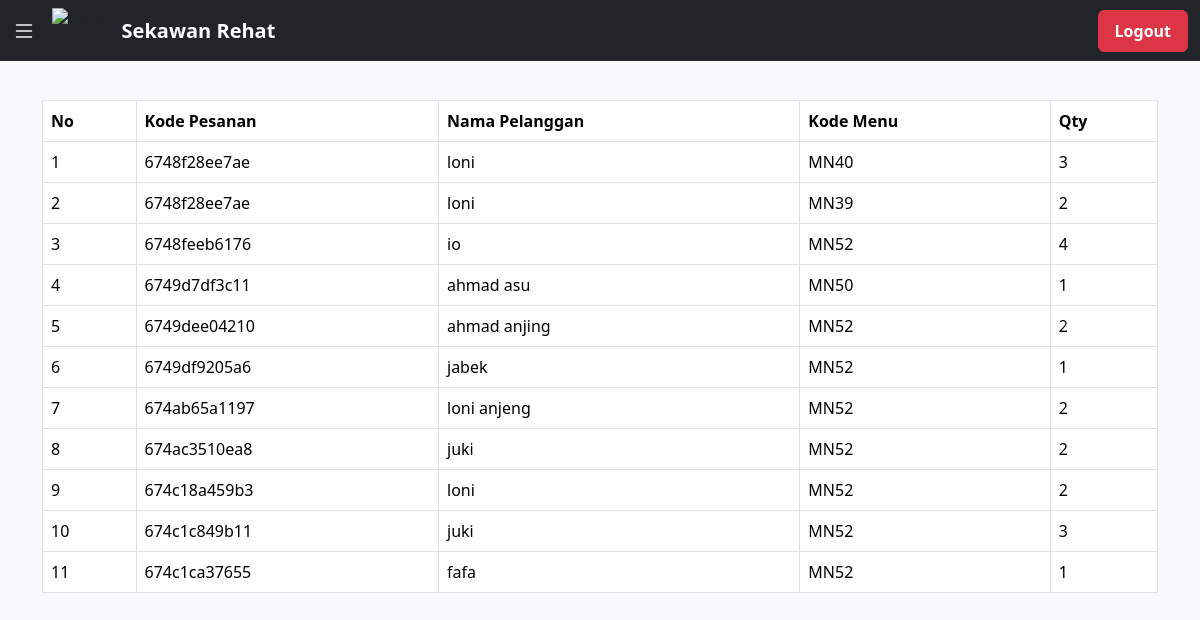
Page /index.php?pesanan (signed in) on the committed database.
### tables this page shows
CREATE TABLE `transaksi` (
  `id_transaksi` int(11) NOT NULL,
  `kode_pesanan` varchar(12) NOT NULL,
  `nama_pelanggan` varchar(50) NOT NULL,
  `waktu` datetime NOT NULL
);

CREATE TABLE `pesanan` (
  `id_pesanan` int(11) NOT NULL,
  `kode_pesanan` varchar(12) NOT NULL,
  `kode_menu` varchar(12) NOT NULL,
  `qty` int(11) NOT NULL
);

### function.php (called while the page is built, shortened)
<?php
$koneksi = mysqli_connect("localhost", "root", "", "kasirsekawanrehat");
function ambil_data($query)
{
    global $koneksi;
    $db = [];
    $sql_query = mysqli_query($koneksi, $query);
    while ($q = mysqli_fetch_assoc($sql_query)) {
        array_push($db, $q);
    }
    return $db;
}

### halaman/pesanan.php (the view)
<table class="table table-bordered table-hover" style="margin-top: 100px;">
    <tr class="text-bg-success">
        <th>No</th>
        <th>Kode Pesanan</th>
        <th>Nama Pelanggan</th>
        <th>Kode Menu</th>
        <th>Qty</th>
    </tr>
    <?php $i = 1; foreach ($menu as $m) { ?>
        <tr style="background-color: white;">
            <td><?= $i; ?></td>
            <td><?= $m["kode_pesanan"]; ?></td>
            <td><?= $m["nama_pelanggan"]; ?></td>
            <td><?= $m["kode_menu"]; ?></td>
            <td><?= $m["qty"]; ?></td>
        </tr>
    <?php $i++; } ?>
</table>

### index.php (shortened to what this page needs)
<?php
require_once "function.php";
if (isset($_GET["transaksi"])) {
    $menu = ambil_data("SELECT * FROM transaksi");
} else if (isset($_GET["pesanan"])) {
    $menu = ambil_data("SELECT p.kode_pesanan, tk.nama_pelanggan, p.kode_menu, p.qty
                        FROM pesanan AS p
                        JOIN transaksi AS tk ON (tk.kode_pesanan = p.kode_pesanan)
                      ");
}
?>
<!DOCTYPE html>
<html lang="en">
<head>
    <link rel="stylesheet" href="./src/css/bootstrap-5.2.0/css/bootstrap.min.css">
    <link rel="stylesheet" href="./src/css/bootstrap-icons-1.8.3/bootstrap-icons.css">
</head>
<body class="bg-light">
<nav class="navbar navbar-dark bg-dark position-fixed top-0 w-100" style="z-index: 2;">
    <div class="container-fluid d-flex justify-content-between align-items-center">
        <div class="d-flex align-items-center">
            <span id="menu-list" role="button" class="text-white me-3"><i class="bi bi-list" style="font-size: 1.5rem;"></i></span>
            <img src="src/img/logosekre2.png" alt="Logo" style="height: 45px;" class="me-3">
            <span class="text-white fw-bold d-md-block" style="font-size: 20px;">Sekawan Rehat</span>
        </div>
        <a class="btn btn-danger fw-bold px-3 py-2" href="logout.php" onclick="return confirm('Ingin Logout?')">Logout</a>
    </div>
</nav>
    <div class="container" style="z-index: -1; margin-top: 60px;">
    <?php
    if (isset($_GET["pesanan"])) include "halaman/pesanan.php";
    else if (isset($_GET["transaksi"])) include "halaman/transaksi.php";
    else include "halaman/beranda.php";
    ?>
    </div>
</body>
</html>

### rows in the picture
transaksi: pesanan.kode_pesanan "6748f28ee7ae", nama_pelanggan "loni", pesanan.kode_menu "MN40", pesanan.qty "3", pesanan.kode_menu "MN39", pesanan.qty "2"
transaksi: pesanan.kode_pesanan "6748feeb6176", nama_pelanggan "io", pesanan.kode_menu "MN52", pesanan.qty "4"
transaksi: pesanan.kode_pesanan "6749d7df3c11", nama_pelanggan "ahmad asu", pesanan.kode_menu "MN50", pesanan.qty "1"
transaksi: pesanan.kode_pesanan "6749dee04210", nama_pelanggan "ahmad anjing", pesanan.kode_menu "MN52", pesanan.qty "2"
transaksi: pesanan.kode_pesanan "6749df9205a6", nama_pelanggan "jabek", pesanan.kode_menu "MN52", pesanan.qty "1"
transaksi: pesanan.kode_pesanan "674ab65a1197", nama_pelanggan "loni anjeng", pesanan.kode_menu "MN52", pesanan.qty "2"
transaksi: pesanan.kode_pesanan "674ac3510ea8", nama_pelanggan "juki", pesanan.kode_menu "MN52", pesanan.qty "2"
transaksi: pesanan.kode_pesanan "674c18a459b3", nama_pelanggan "loni", pesanan.kode_menu "MN52", pesanan.qty "2"
transaksi: pesanan.kode_pesanan "674c1c849b11", nama_pelanggan "juki", pesanan.kode_menu "MN52", pesanan.qty "3"
transaksi: pesanan.kode_pesanan "674c1ca37655", nama_pelanggan "fafa", pesanan.kode_menu "MN52", pesanan.qty "1"
